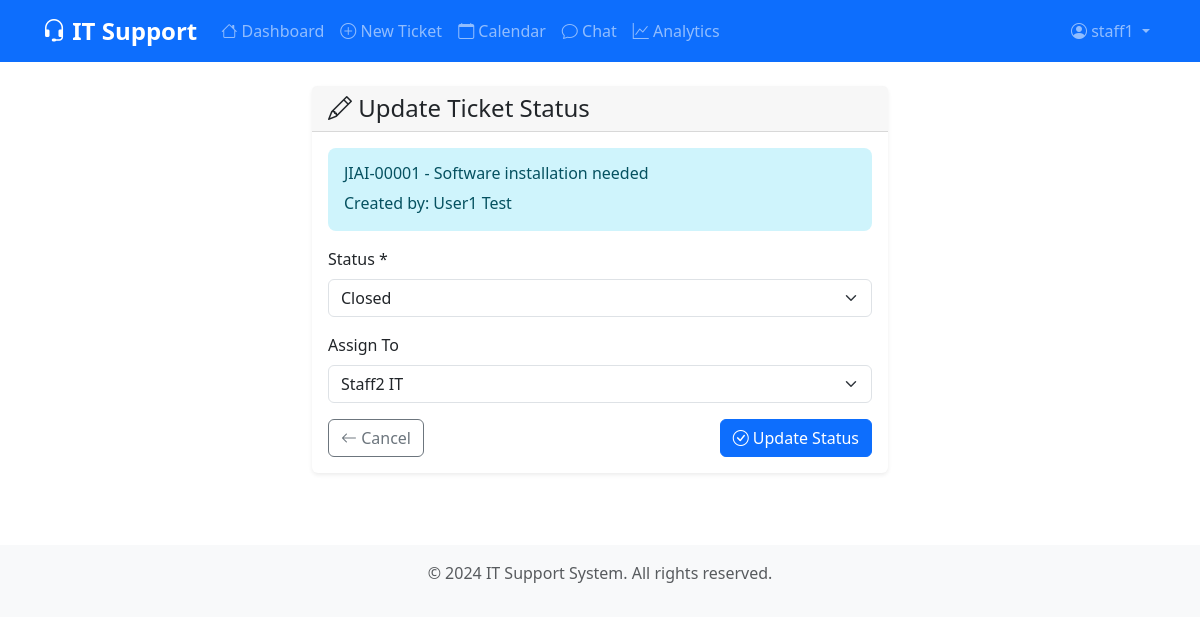
/tickets/JIAI-00001/update-status/ (signed in), run on the app's committed database.
### tickets/models.py (models this page shows, shortened)
class Ticket(models.Model):
    CATEGORY_CHOICES = [
        ('hardware', 'Hardware'),
        ('software', 'Software'),
        ('network', 'Network'),
        ('access', 'Access Issue'),
        ('other', 'Other'),
    ]
    PRIORITY_CHOICES = [
        ('low', 'Low'),
        ('medium', 'Medium'),
        ('high', 'High'),
        ('urgent', 'Urgent'),
    ]
    STATUS_CHOICES = [
        ('open', 'Open'),
        ('in_progress', 'In Progress'),
        ('resolved', 'Resolved'),
        ('closed', 'Closed'),
        ('escalated', 'Escalated'),
    ]
    ticket_id = models.CharField(max_length=20, unique=True, blank=True, help_text="Auto-generated ticket ID")
    title = models.CharField(max_length=200, help_text="Brief description of the issue")
    description = models.TextField(help_text="Detailed description of the problem")
    category = models.CharField(max_length=20, choices=CATEGORY_CHOICES, default='other')
    priority = models.CharField(max_length=10, choices=PRIORITY_CHOICES, default='medium')
    status = models.CharField(max_length=20, choices=STATUS_CHOICES, default='open')
    created_by = models.ForeignKey(User, on_delete=models.CASCADE, related_name='created_tickets')
    assigned_to = models.ForeignKey(User, on_delete=models.SET_NULL, null=True, blank=True,
                                   related_name='assigned_tickets', help_text="IT staff member assigned to this ticket")
    escalated_to = models.ForeignKey(User, on_delete=models.SET_NULL, null=True, blank=True,
                                    related_name='escalated_tickets', help_text="User this ticket was escalated to")
    created_at = models.DateTimeField(auto_now_add=True)
    updated_at = models.DateTimeField(auto_now=True)
    deadline = models.DateField(null=True, blank=True, help_text="Optional deadline for ticket resolution")
    resolved_at = models.DateTimeField(null=True, blank=True, help_text="When the ticket was resolved")
    class Meta:
        ordering = ['-created_at']
        verbose_name = "Support Ticket"
        verbose_name_plural = "Support Tickets"

### tickets/views.py (the view, shortened to what this page needs)
# urls.py: path('tickets/<str:ticket_id>/update-status/', views.update_ticket_status_view, name='update_ticket_status'),
@login_required
def update_ticket_status_view(request, ticket_id):
    if not request.user.profile.is_it_staff:
        messages.error(request, 'You do not have permission to update ticket status.')
        return redirect('tickets:dashboard')
    ticket = get_object_or_404(Ticket, ticket_id=ticket_id)
    it_staff = User.objects.filter(profile__is_it_staff=True)
    context = {
        'ticket': ticket,
        'status_choices': Ticket.STATUS_CHOICES,
        'it_staff': it_staff,
    }
    return render(request, 'tickets/update_ticket_status.html', context)

### tickets/templates/tickets/update_ticket_status.html (shortened to what this page needs)
{% extends 'tickets/base.html' %}
{% load static %}
{% block content %}
<div class="row justify-content-center">
    <div class="col-lg-6">
        <div class="card">
            <div class="card-header">
                <h4 class="mb-0">
                    <i class="bi bi-pencil"></i> Update Ticket Status
                </h4>
            </div>
            <div class="card-body">
                <div class="alert alert-info">
                    <h6 class="alert-heading">{{ ticket.ticket_id }} - {{ ticket.title }}</h6>
                    <p class="mb-0">Created by: {{ ticket.created_by.get_full_name|default:ticket.created_by.username }}</p>
                </div>
                <form method="post">
                    <div class="mb-3">
                        <label for="status" class="form-label">Status *</label>
                        <select class="form-select" id="status" name="status" required>
                            {% for value, label in status_choices %}
                                <option value="{{ value }}" {% if ticket.status == value %}selected{% endif %}>
                                    {{ label }}
                                </option>
                            {% endfor %}
                        </select>
                    </div>
                    <div class="mb-3">
                        <label for="assigned_to" class="form-label">Assign To</label>
                        <select class="form-select" id="assigned_to" name="assigned_to">
                            {% for staff in it_staff %}
                                <option value="{{ staff.id }}" {% if ticket.assigned_to == staff %}selected{% endif %}>
                                    {{ staff.get_full_name|default:staff.username }}
                                </option>
                            {% endfor %}
                        </select>
                    </div>
                    <div class="d-flex justify-content-between">
                        <a href="{% url 'tickets:ticket_detail' ticket.ticket_id %}" class="btn btn-outline-secondary">
                            <i class="bi bi-arrow-left"></i> Cancel
                        </a>
                        <button type="submit" class="btn btn-primary">
                            <i class="bi bi-check-circle"></i> Update Status
                        </button>
                    </div>
                </form>
            </div>
        </div>
    </div>
</div>
{% endblock %}

### tickets/templates/tickets/base.html (shortened to what this page needs)
<!DOCTYPE html>
<html lang="en" data-bs-theme="{% if user.is_authenticated and user.profile.dark_mode %}dark{% else %}light{% endif %}">
<head>
    <link href="https://cdn.jsdelivr.net/npm/bootstrap@5.3.0/dist/css/bootstrap.min.css" rel="stylesheet">
    <link href="https://cdn.jsdelivr.net/npm/bootstrap-icons@1.10.0/font/bootstrap-icons.css" rel="stylesheet">
    <link href="{% load static %}{% static 'css/style.css' %}" rel="stylesheet">
</head>
<body>
    <nav class="navbar navbar-expand-lg navbar-dark bg-primary">
        <div class="container">
            <a class="navbar-brand" href="{% url 'tickets:dashboard' %}">
                <i class="bi bi-headset"></i> IT Support
            </a>
            <div class="collapse navbar-collapse" id="navbarNav">
                <ul class="navbar-nav me-auto">
                    <li class="nav-item">
                        <a class="nav-link" href="{% url 'tickets:dashboard' %}">
                            <i class="bi bi-house"></i> Dashboard
                        </a>
                    </li>
                    <li class="nav-item">
                        <a class="nav-link" href="{% url 'tickets:create_ticket' %}">
                            <i class="bi bi-plus-circle"></i> New Ticket
                        </a>
                    </li>
                    <li class="nav-item">
                        <a class="nav-link" href="{% url 'tickets:calendar' %}">
                            <i class="bi bi-calendar"></i> Calendar
                        </a>
                    </li>
                    <li class="nav-item">
                        <a class="nav-link" href="{% url 'tickets:chat' %}">
                            <i class="bi bi-chat"></i> Chat
                        </a>
                    </li>
                    {% if user.is_authenticated and user.profile.is_it_staff %}
                    <li class="nav-item">
                        <a class="nav-link" href="{% url 'tickets:analytics' %}">
                            <i class="bi bi-graph-up"></i> Analytics
                        </a>
                    </li>
                    {% endif %}
                </ul>
                <ul class="navbar-nav">
                    {% if user.is_authenticated %}
                    <li class="nav-item dropdown">
                        <a class="nav-link dropdown-toggle" href="#" role="button" data-bs-toggle="dropdown">
                            <i class="bi bi-person-circle"></i> {{ user.username }}
                        </a>
                    </li>
                    {% endif %}
                </ul>
            </div>
        </div>
    </nav>
    <main class="container-fluid py-4">
        {% block content %}{% endblock %}
    </main>
    <footer class="bg-light text-center text-muted py-3 mt-5">
        <div class="container">
            <p>&copy; 2024 IT Support System. All rights reserved.</p>
        </div>
    </footer>
    <script src="{% load static %}{% static 'js/main.js' %}"></script>
</body>
</html>

### static/css/style.css (style rules this page uses)
:root { --primary-color: #0d6efd; --secondary-color: #6c757d; --success-color: #198754; --danger-color: #dc3545; --warning-color: #ffc107; --info-color: #0dcaf0; --light-color: #f8f9fa; --dark-color: #212529; }
.navbar-brand { font-weight: bold; font-size: 1.5rem; }
.navbar-nav .nav-link { font-weight: 500; transition: color 0.3s ease; }
.card { border: none; box-shadow: 0 0.125rem 0.25rem rgba(0, 0, 0, 0.075); transition: box-shadow 0.15s ease-in-out; }
.card-header { background-color: rgba(0, 0, 0, 0.03); border-bottom: 1px solid rgba(0, 0, 0, 0.125); font-weight: 600; }
.form-label { font-weight: 500; margin-bottom: 0.5rem; }
.btn { font-weight: 500; transition: all 0.15s ease-in-out; }
.alert { border: none; border-radius: 0.5rem; }
footer { margin-top: auto; }

### data on the page
Ticket: ticket_id "JIAI-00001", title "Software installation needed", created_by.get_full_name "User1 Test", status "Closed", assigned_to "Staff2 IT"

### other printed values
{{ user.username }} "staff1"
